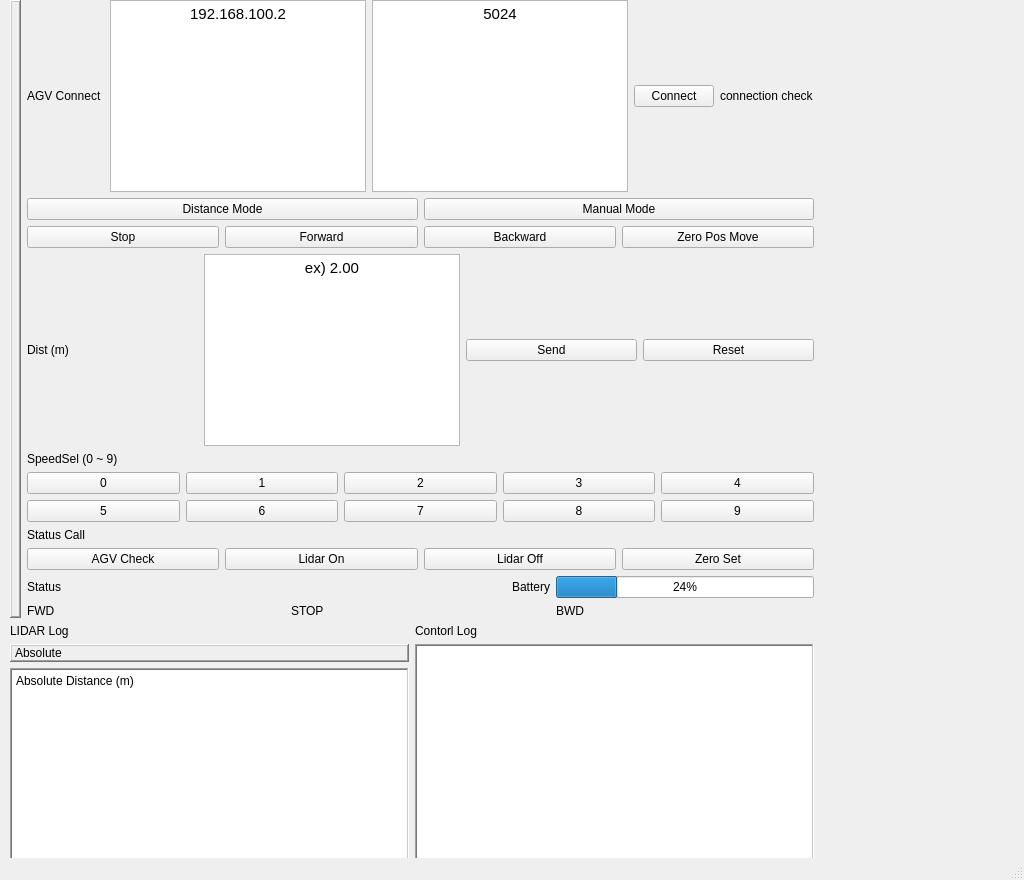
<?xml version="1.0" encoding="UTF-8"?>
<ui version="4.0">
 <class>MainWindow</class>
 <widget class="QMainWindow" name="MainWindow">
  <property name="geometry">
   <rect>
    <x>0</x>
    <y>0</y>
    <width>1024</width>
    <height>880</height>
   </rect>
  </property>
  <property name="sizePolicy">
   <sizepolicy hsizetype="Fixed" vsizetype="Fixed">
    <horstretch>0</horstretch>
    <verstretch>0</verstretch>
   </sizepolicy>
  </property>
  <property name="windowTitle">
   <string>MainWindow</string>
  </property>
  <widget class="QWidget" name="centralwidget">
   <widget class="QWidget" name="gridLayoutWidget">
    <property name="geometry">
     <rect>
      <x>10</x>
      <y>0</y>
      <width>1001</width>
      <height>821</height>
     </rect>
    </property>
    <layout class="QGridLayout" name="mainLayout">
     <property name="sizeConstraint">
      <enum>QLayout::SetFixedSize</enum>
     </property>
     <item row="1" column="0">
      <layout class="QHBoxLayout" name="log_horizon_layout">
       <item>
        <layout class="QGridLayout" name="Lidar_layout">
         <item row="2" column="0">
          <widget class="QPlainTextEdit" name="abs_lidar_logbox">
           <property name="sizePolicy">
            <sizepolicy hsizetype="Minimum" vsizetype="Minimum">
             <horstretch>0</horstretch>
             <verstretch>0</verstretch>
            </sizepolicy>
           </property>
           <property name="frameShape">
            <enum>QFrame::WinPanel</enum>
           </property>
           <property name="frameShadow">
            <enum>QFrame::Sunken</enum>
           </property>
           <property name="plainText">
            <string>Absolute Distance (m)</string>
           </property>
          </widget>
         </item>
         <item row="4" column="0">
          <widget class="QPlainTextEdit" name="rel_lidar_logbox">
           <property name="sizePolicy">
            <sizepolicy hsizetype="Minimum" vsizetype="Minimum">
             <horstretch>0</horstretch>
             <verstretch>0</verstretch>
            </sizepolicy>
           </property>
           <property name="frameShape">
            <enum>QFrame::WinPanel</enum>
           </property>
           <property name="plainText">
            <string>Relative Distance (m)</string>
           </property>
          </widget>
         </item>
         <item row="0" column="0">
          <widget class="QLabel" name="lidar_label">
           <property name="frameShape">
            <enum>QFrame::NoFrame</enum>
           </property>
           <property name="frameShadow">
            <enum>QFrame::Raised</enum>
           </property>
           <property name="text">
            <string>LIDAR Log</string>
           </property>
          </widget>
         </item>
         <item row="1" column="0">
          <widget class="QLabel" name="abs_lidar_label">
           <property name="frameShape">
            <enum>QFrame::WinPanel</enum>
           </property>
           <property name="frameShadow">
            <enum>QFrame::Raised</enum>
           </property>
           <property name="text">
            <string>Absolute</string>
           </property>
          </widget>
         </item>
         <item row="3" column="0">
          <widget class="QLabel" name="rel_lidar_label">
           <property name="frameShape">
            <enum>QFrame::WinPanel</enum>
           </property>
           <property name="frameShadow">
            <enum>QFrame::Raised</enum>
           </property>
           <property name="text">
            <string>Relative</string>
           </property>
          </widget>
         </item>
        </layout>
       </item>
       <item>
        <layout class="QVBoxLayout" name="Control_log_layout" stretch="0,1">
         <item>
          <widget class="QLabel" name="contorl_log_label">
           <property name="frameShape">
            <enum>QFrame::NoFrame</enum>
           </property>
           <property name="frameShadow">
            <enum>QFrame::Raised</enum>
           </property>
           <property name="text">
            <string>Contorl Log</string>
           </property>
          </widget>
         </item>
         <item>
          <widget class="QPlainTextEdit" name="control_logbox">
           <property name="sizePolicy">
            <sizepolicy hsizetype="Minimum" vsizetype="Minimum">
             <horstretch>0</horstretch>
             <verstretch>0</verstretch>
            </sizepolicy>
           </property>
           <property name="frameShape">
            <enum>QFrame::WinPanel</enum>
           </property>
          </widget>
         </item>
        </layout>
       </item>
      </layout>
     </item>
     <item row="0" column="0">
      <layout class="QVBoxLayout" name="work_vertical_layout">
       <item>
        <layout class="QHBoxLayout" name="logo_menu_horizontal">
         <item>
          <widget class="QLabel" name="add_logo">
           <property name="frameShape">
            <enum>QFrame::WinPanel</enum>
           </property>
           <property name="frameShadow">
            <enum>QFrame::Raised</enum>
           </property>
           <property name="text">
            <string/>
           </property>
           <property name="pixmap">
            <pixmap>logo_ADD.png</pixmap>
           </property>
           <property name="scaledContents">
            <bool>false</bool>
           </property>
           <property name="alignment">
            <set>Qt::AlignCenter</set>
           </property>
          </widget>
         </item>
         <item>
          <layout class="QGridLayout" name="menu_layout">
           <item row="4" column="0">
            <layout class="QHBoxLayout" name="horizontalLayout_2">
             <item>
              <widget class="QLabel" name="dist_label">
               <property name="text">
                <string>Dist (m)</string>
               </property>
              </widget>
             </item>
             <item>
              <widget class="QTextEdit" name="dist_textedit">
               <property name="sizePolicy">
                <sizepolicy hsizetype="Minimum" vsizetype="Minimum">
                 <horstretch>0</horstretch>
                 <verstretch>0</verstretch>
                </sizepolicy>
               </property>
               <property name="html">
                <string>&lt;!DOCTYPE HTML PUBLIC &quot;-//W3C//DTD HTML 4.0//EN&quot; &quot;http://www.w3.org/TR/REC-html40/strict.dtd&quot;&gt;
&lt;html&gt;&lt;head&gt;&lt;meta name=&quot;qrichtext&quot; content=&quot;1&quot; /&gt;&lt;style type=&quot;text/css&quot;&gt;
p, li { white-space: pre-wrap; }
&lt;/style&gt;&lt;/head&gt;&lt;body style=&quot; font-family:'Ubuntu'; font-size:11pt; font-weight:400; font-style:normal;&quot;&gt;
&lt;p align=&quot;center&quot; style=&quot; margin-top:0px; margin-bottom:0px; margin-left:0px; margin-right:0px; -qt-block-indent:0; text-indent:0px;&quot;&gt;ex) 2.00&lt;/p&gt;&lt;/body&gt;&lt;/html&gt;</string>
               </property>
              </widget>
             </item>
             <item>
              <widget class="QPushButton" name="dist_send_btn">
               <property name="text">
                <string>Send</string>
               </property>
              </widget>
             </item>
             <item>
              <widget class="QPushButton" name="dist_rst_btn">
               <property name="text">
                <string>Reset</string>
               </property>
              </widget>
             </item>
            </layout>
           </item>
           <item row="6" column="0">
            <layout class="QVBoxLayout" name="status_layout">
             <item>
              <layout class="QGridLayout" name="status_grid_layout">
               <item row="1" column="3">
                <widget class="QPushButton" name="lidar_set_btn">
                 <property name="text">
                  <string>Zero Set</string>
                 </property>
                </widget>
               </item>
               <item row="0" column="0">
                <widget class="QLabel" name="status_label">
                 <property name="text">
                  <string>Status Call</string>
                 </property>
                </widget>
               </item>
               <item row="1" column="0">
                <widget class="QPushButton" name="agv_state_btn">
                 <property name="text">
                  <string>AGV Check</string>
                 </property>
                </widget>
               </item>
               <item row="1" column="1">
                <widget class="QPushButton" name="lidar_on_btn">
                 <property name="text">
                  <string>Lidar On</string>
                 </property>
                </widget>
               </item>
               <item row="1" column="2">
                <widget class="QPushButton" name="lidar_off_btn">
                 <property name="text">
                  <string>Lidar Off</string>
                 </property>
                </widget>
               </item>
              </layout>
             </item>
            </layout>
           </item>
           <item row="0" column="0">
            <layout class="QHBoxLayout" name="connect_layout">
             <item>
              <widget class="QLabel" name="connect_label">
               <property name="text">
                <string>AGV Connect </string>
               </property>
              </widget>
             </item>
             <item>
              <widget class="QTextEdit" name="ip_textedit">
               <property name="sizePolicy">
                <sizepolicy hsizetype="Minimum" vsizetype="Minimum">
                 <horstretch>0</horstretch>
                 <verstretch>0</verstretch>
                </sizepolicy>
               </property>
               <property name="html">
                <string>&lt;!DOCTYPE HTML PUBLIC &quot;-//W3C//DTD HTML 4.0//EN&quot; &quot;http://www.w3.org/TR/REC-html40/strict.dtd&quot;&gt;
&lt;html&gt;&lt;head&gt;&lt;meta name=&quot;qrichtext&quot; content=&quot;1&quot; /&gt;&lt;style type=&quot;text/css&quot;&gt;
p, li { white-space: pre-wrap; }
&lt;/style&gt;&lt;/head&gt;&lt;body style=&quot; font-family:'Ubuntu'; font-size:11pt; font-weight:400; font-style:normal;&quot;&gt;
&lt;p align=&quot;center&quot; style=&quot; margin-top:0px; margin-bottom:0px; margin-left:0px; margin-right:0px; -qt-block-indent:0; text-indent:0px;&quot;&gt;192.168.100.2&lt;/p&gt;&lt;/body&gt;&lt;/html&gt;</string>
               </property>
              </widget>
             </item>
             <item>
              <widget class="QTextEdit" name="port_textedit">
               <property name="sizePolicy">
                <sizepolicy hsizetype="Minimum" vsizetype="Minimum">
                 <horstretch>0</horstretch>
                 <verstretch>0</verstretch>
                </sizepolicy>
               </property>
               <property name="html">
                <string>&lt;!DOCTYPE HTML PUBLIC &quot;-//W3C//DTD HTML 4.0//EN&quot; &quot;http://www.w3.org/TR/REC-html40/strict.dtd&quot;&gt;
&lt;html&gt;&lt;head&gt;&lt;meta name=&quot;qrichtext&quot; content=&quot;1&quot; /&gt;&lt;style type=&quot;text/css&quot;&gt;
p, li { white-space: pre-wrap; }
&lt;/style&gt;&lt;/head&gt;&lt;body style=&quot; font-family:'Ubuntu'; font-size:11pt; font-weight:400; font-style:normal;&quot;&gt;
&lt;p align=&quot;center&quot; style=&quot; margin-top:0px; margin-bottom:0px; margin-left:0px; margin-right:0px; -qt-block-indent:0; text-indent:0px;&quot;&gt;5024&lt;/p&gt;&lt;/body&gt;&lt;/html&gt;</string>
               </property>
              </widget>
             </item>
             <item>
              <widget class="QPushButton" name="connect_btn">
               <property name="text">
                <string>Connect</string>
               </property>
              </widget>
             </item>
             <item>
              <widget class="QLabel" name="connection_check_label">
               <property name="text">
                <string>connection check</string>
               </property>
              </widget>
             </item>
            </layout>
           </item>
           <item row="2" column="0">
            <layout class="QHBoxLayout" name="mode_select_layout">
             <item>
              <widget class="QPushButton" name="dist_mode_btn">
               <property name="text">
                <string>Distance Mode</string>
               </property>
              </widget>
             </item>
             <item>
              <widget class="QPushButton" name="manual_mode_btn">
               <property name="text">
                <string>Manual Mode</string>
               </property>
              </widget>
             </item>
            </layout>
           </item>
           <item row="5" column="0">
            <layout class="QVBoxLayout" name="spd_layout">
             <item>
              <widget class="QLabel" name="spd_label">
               <property name="text">
                <string>SpeedSel (0 ~ 9)</string>
               </property>
              </widget>
             </item>
             <item>
              <layout class="QGridLayout" name="spd_sel_layout">
               <item row="1" column="2">
                <widget class="QPushButton" name="spd_2_btn">
                 <property name="text">
                  <string>2</string>
                 </property>
                </widget>
               </item>
               <item row="1" column="3">
                <widget class="QPushButton" name="spd_3_btn">
                 <property name="text">
                  <string>3</string>
                 </property>
                </widget>
               </item>
               <item row="2" column="1">
                <widget class="QPushButton" name="spd_6_btn">
                 <property name="text">
                  <string>6</string>
                 </property>
                </widget>
               </item>
               <item row="2" column="4">
                <widget class="QPushButton" name="spd_9_btn">
                 <property name="text">
                  <string>9</string>
                 </property>
                </widget>
               </item>
               <item row="1" column="1">
                <widget class="QPushButton" name="spd_1_btn">
                 <property name="text">
                  <string>1</string>
                 </property>
                </widget>
               </item>
               <item row="2" column="3">
                <widget class="QPushButton" name="spd_8_btn">
                 <property name="text">
                  <string>8</string>
                 </property>
                </widget>
               </item>
               <item row="1" column="4">
                <widget class="QPushButton" name="spd_4_btn">
                 <property name="text">
                  <string>4</string>
                 </property>
                </widget>
               </item>
               <item row="2" column="2">
                <widget class="QPushButton" name="spd_7_btn">
                 <property name="text">
                  <string>7</string>
                 </property>
                </widget>
               </item>
               <item row="1" column="0">
                <widget class="QPushButton" name="spd_0_btn">
                 <property name="text">
                  <string>0</string>
                 </property>
                </widget>
               </item>
               <item row="2" column="0">
                <widget class="QPushButton" name="spd_5_btn">
                 <property name="text">
                  <string>5</string>
                 </property>
                </widget>
               </item>
              </layout>
             </item>
            </layout>
           </item>
           <item row="3" column="0">
            <layout class="QHBoxLayout" name="control_set_layout">
             <item>
              <widget class="QPushButton" name="stop_btn">
               <property name="text">
                <string>Stop</string>
               </property>
              </widget>
             </item>
             <item>
              <widget class="QPushButton" name="forward_btn">
               <property name="text">
                <string>Forward</string>
               </property>
              </widget>
             </item>
             <item>
              <widget class="QPushButton" name="backward_btn">
               <property name="text">
                <string>Backward</string>
               </property>
              </widget>
             </item>
             <item>
              <widget class="QPushButton" name="zero_move_btn">
               <property name="text">
                <string>Zero Pos Move</string>
               </property>
              </widget>
             </item>
            </layout>
           </item>
           <item row="7" column="0">
            <layout class="QGridLayout" name="state_grid_layout">
             <item row="0" column="0">
              <widget class="QLabel" name="state_label">
               <property name="text">
                <string>Status</string>
               </property>
              </widget>
             </item>
             <item row="1" column="0">
              <widget class="QLabel" name="state_fwd_label">
               <property name="text">
                <string>FWD</string>
               </property>
              </widget>
             </item>
             <item row="1" column="1">
              <widget class="QLabel" name="state_stop_label">
               <property name="text">
                <string>STOP</string>
               </property>
              </widget>
             </item>
             <item row="1" column="2">
              <widget class="QLabel" name="state_bwd_label">
               <property name="text">
                <string>BWD</string>
               </property>
              </widget>
             </item>
             <item row="0" column="2">
              <widget class="QProgressBar" name="agv_bat_bar">
               <property name="sizePolicy">
                <sizepolicy hsizetype="Minimum" vsizetype="Fixed">
                 <horstretch>0</horstretch>
                 <verstretch>0</verstretch>
                </sizepolicy>
               </property>
               <property name="value">
                <number>24</number>
               </property>
              </widget>
             </item>
             <item row="0" column="1">
              <widget class="QLabel" name="battery_label">
               <property name="text">
                <string>Battery</string>
               </property>
               <property name="alignment">
                <set>Qt::AlignRight|Qt::AlignTrailing|Qt::AlignVCenter</set>
               </property>
              </widget>
             </item>
            </layout>
           </item>
          </layout>
         </item>
        </layout>
       </item>
      </layout>
     </item>
    </layout>
   </widget>
  </widget>
  <widget class="QMenuBar" name="menubar">
   <property name="geometry">
    <rect>
     <x>0</x>
     <y>0</y>
     <width>1024</width>
     <height>32</height>
    </rect>
   </property>
  </widget>
  <widget class="QStatusBar" name="statusbar"/>
 </widget>
 <resources/>
 <connections/>
</ui>
